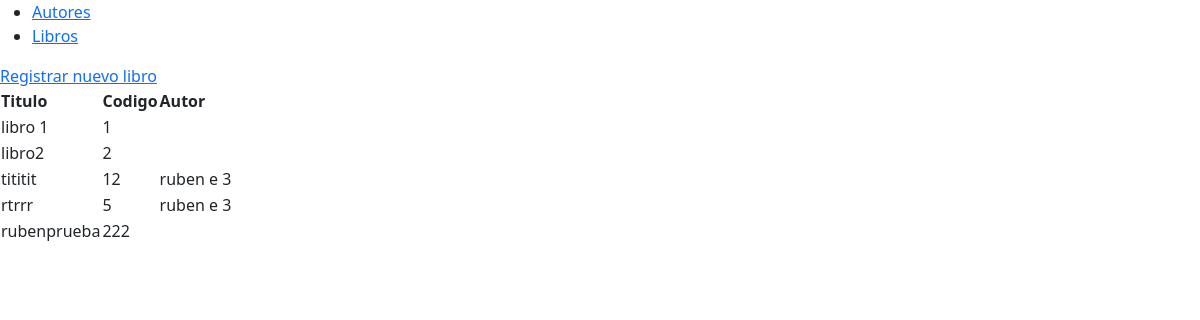
/libro/, run on the app's committed database.
### core/models.py (models this page shows, shortened)
class Book (models.Model):
    title = models.CharField('Título del libro', max_length=255, unique=True)
    cod = models.CharField('Codigo', max_length=15, unique=True)
    author = models.ManyToManyField(Author)

class Author (models.Model):
    name = models.CharField(verbose_name='Nombre',  # etiqueta dentro de la tabla
                            max_length=100,
                            default=''
                            )
    last_name = models.CharField(verbose_name='Apellido',
                                 max_length=150,
                                 default='')
    age = models.PositiveSmallIntegerField(verbose_name='Edad',
                                           )
    def __str__(self):
        return f'{self.name} {self.last_name} {self.age}'

### core/views.py (the view)
# urls.py: path('libro/',libro_list),
def libro_list(request):
    libro = Book.objects.all()
    return render(request, 'core/libro.html', {'books': libro})

### templates/core/libro.html (shortened to what this page needs)
{% extends 'core/index.html' %}
{% block content %}
<table>
    <thead>
        <th>Titulo</th>
        <th>Codigo</th>
        <th>Autor</th>
    </thead>
    <tbody>
        {% for bo in books %}
        <tr>
            <td>{{ bo.title }} </td>
            <td>{{ bo.cod }}</td>
            <td>{% for au in bo.author.all %}
                {{au}}
                {% endfor %}
            </td>
        </tr>
        {% endfor %}
    </tbody>
    <a href="/new-libro/">Registrar nuevo libro</a>
</table>
{% endblock content %}

### data on the page
Book: title "libro 1", cod "1"
Book: title "libro2", cod "2"
Book: title "tititit", cod "12"
Author: name+last_name+age "ruben e 3"
Book: title "rtrrr", cod "5"
Book: title "rubenprueba", cod "222"
